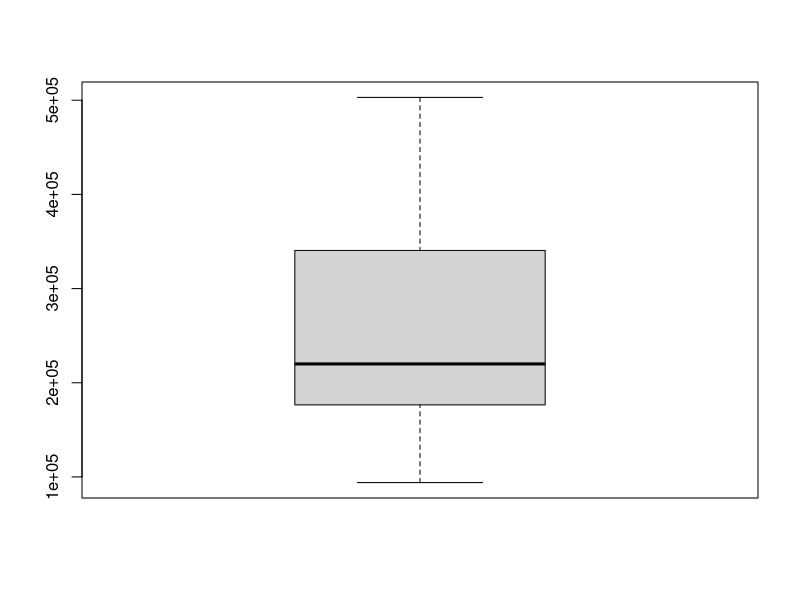

Here is the R script that generated this plot:
x <- c(213000, 94000, 378000, 220000, 239000, 172000, 218000, 240000, 351000, 503000, 330000, 274000, 181000, 149000, 153000, 421000, 449000, 216000, 131000)
x
MEDIA_X = mean(x)

MEDIA_X

MEDIANA_X = median(x)

MEDIANA_X

Desv_Est_X = sd(x)

Desv_Est_X

Var_X = var(x)

Var_X

CV_X = Desv_Est_X / MEDIA_X * 100

CV_X

summary(x)
boxplot(x)